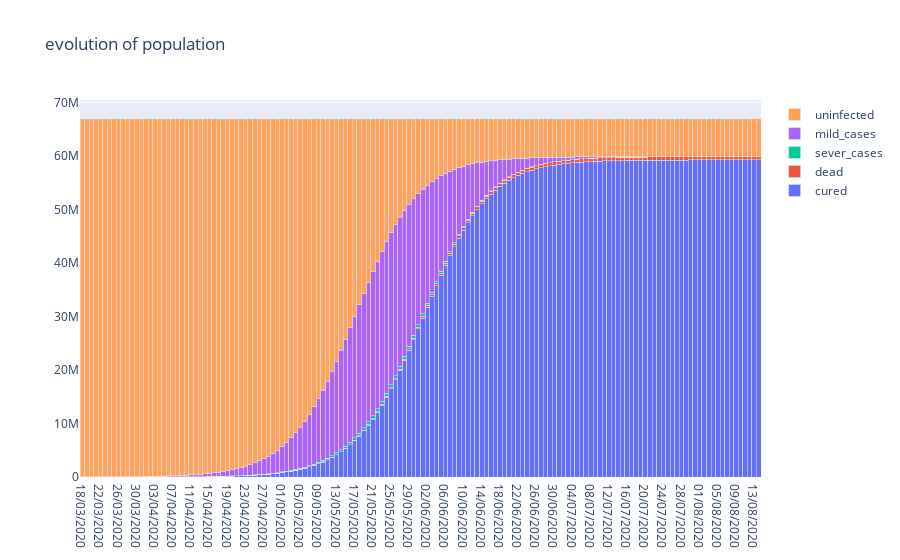
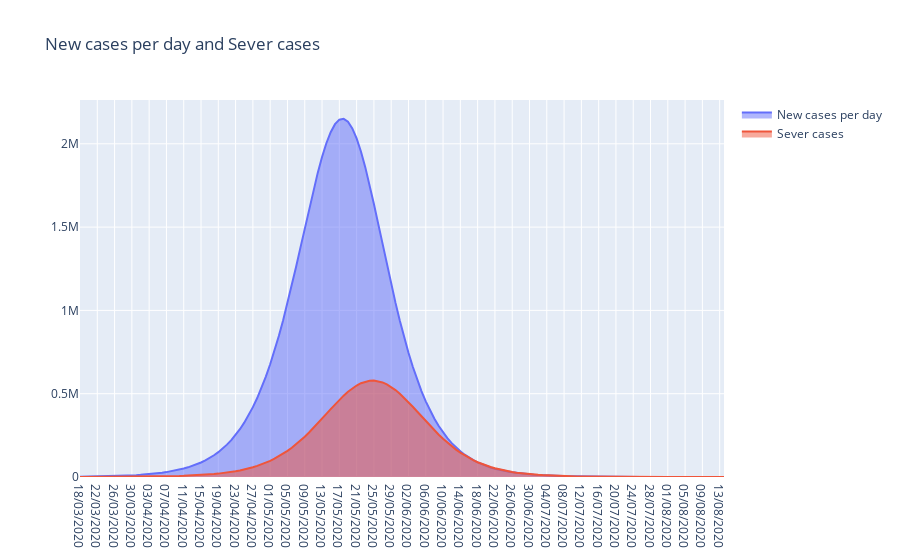

Notebook code cell kept with these figures, in order:
### Markdown cell above
# France with growth rate observed before the lockdown

with a population of 67 million people, a doubling rate every 4 days, and an approximate number of infectious cases of 18000 (calculated with the number of death in the country and the mortality of south korea) as most cases are not detected in this country we cannot us official digits

### Code cell
plot(66900000, 4, 12000, number_of_days_to_simulate=150, use_normal_ditribution_cure=True)

### Figure 1 — Plotly figure (JSON) as saved in the notebook; plotly's stock layout.template omitted (floating-point values rounded to 4 significant figures; data arrays with more than 128 entries replaced by an {"elided": "..."} marker saying what was removed)
{"data": [{"name": "cured", "type": "bar", "x": {"elided": "150 str values"}, "y": {"elided": "150 float values"}}, {"name": "dead", "type": "bar", "x": {"elided": "150 str values"}, "y": {"elided": "150 float values"}}, {"name": "sever_cases", "type": "bar", "x": {"elided": "150 str values"}, "y": {"elided": "150 float values"}}, {"name": "mild_cases", "type": "bar", "x": {"elided": "150 str values"}, "y": {"elided": "150 float values"}}, {"name": "uninfected", "type": "bar", "x": {"elided": "150 str values"}, "y": {"elided": "150 float values"}}], "layout": {"bargap": 0, "bargroupgap": 0, "barmode": "stack", "title": {"text": "evolution of population"}}}

### Figure 2 — Plotly figure (JSON) as saved in the notebook; plotly's stock layout.template omitted (floating-point values rounded to 4 significant figures; data arrays with more than 128 entries replaced by an {"elided": "..."} marker saying what was removed)
{"data": [{"fill": "tozeroy", "name": "New cases per day", "type": "scatter", "x": {"elided": "150 str values"}, "y": {"elided": "150 float values"}}, {"fill": "tozeroy", "name": "Sever cases", "type": "scatter", "x": {"elided": "150 str values"}, "y": {"elided": "150 float values"}}], "layout": {"title": {"text": "New cases per day and Sever cases"}}}
